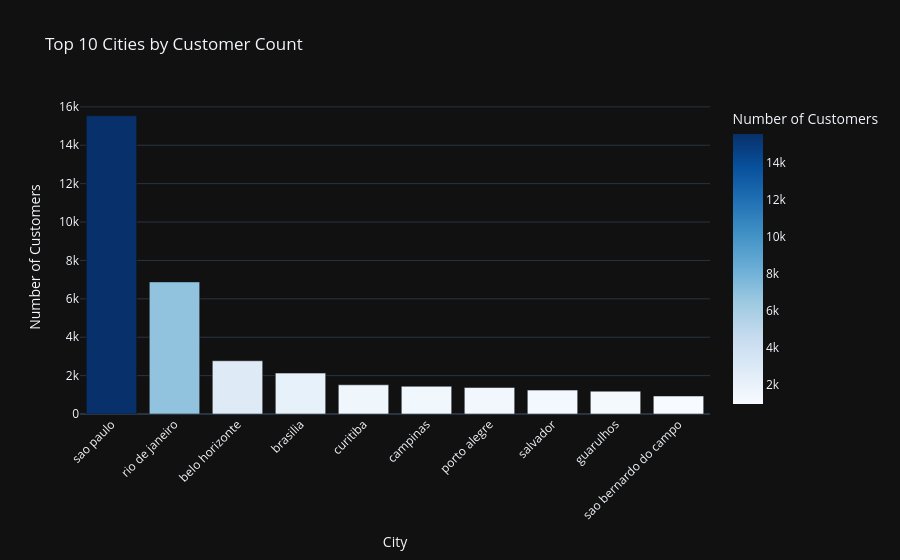

This figure's notebook cell:
### Markdown cell above
# Customer Analysis

### Code cell
# Top 10 cities
top_cities = df_customers['customer_city'].value_counts().head(10).reset_index()
top_cities.columns = ['city', 'count']

fig = px.bar(top_cities, 
             x='city', 
             y='count',
             title='Top 10 Cities by Customer Count',
             labels={'city': 'City', 'count': 'Number of Customers'},
             color='count',
            color_continuous_scale='Blues')

             

fig.update_layout(xaxis_tickangle=-45,
                  xaxis_title='City',
                  yaxis_title='Number of Customers',
                  showlegend=False)

fig.update_layout(template='plotly_dark')
fig.show()

### Figure 1 — Plotly figure (JSON) as saved in the notebook; plotly's stock layout.template omitted (floating-point values rounded to 4 significant figures)
{"data": [{"hovertemplate": "City=%{x}<br>Number of Customers=%{marker.color}<extra></extra>", "legendgroup": "", "marker": {"color": [15540, 6882, 2773, 2131, 1521, 1444, 1379, 1245, 1189, 938], "coloraxis": "coloraxis", "pattern": {"shape": ""}}, "name": "", "orientation": "v", "showlegend": false, "textposition": "auto", "type": "bar", "x": ["sao paulo", "rio de janeiro", "belo horizonte", "brasilia", "curitiba", "campinas", "porto alegre", "salvador", "guarulhos", "sao bernardo do campo"], "xaxis": "x", "y": [15540, 6882, 2773, 2131, 1521, 1444, 1379, 1245, 1189, 938], "yaxis": "y"}], "layout": {"barmode": "relative", "coloraxis": {"colorbar": {"title": {"text": "Number of Customers"}}, "colorscale": [[0, "rgb(247,251,255)"], [0.125, "rgb(222,235,247)"], [0.25, "rgb(198,219,239)"], [0.375, "rgb(158,202,225)"], [0.5, "rgb(107,174,214)"], [0.625, "rgb(66,146,198)"], [0.75, "rgb(33,113,181)"], [0.875, "rgb(8,81,156)"], [1, "rgb(8,48,107)"]]}, "legend": {"tracegroupgap": 0}, "showlegend": false, "title": {"text": "Top 10 Cities by Customer Count"}, "xaxis": {"anchor": "y", "domain": [0, 1], "tickangle": -45, "title": {"text": "City"}}, "yaxis": {"anchor": "x", "domain": [0, 1], "title": {"text": "Number of Customers"}}}}
